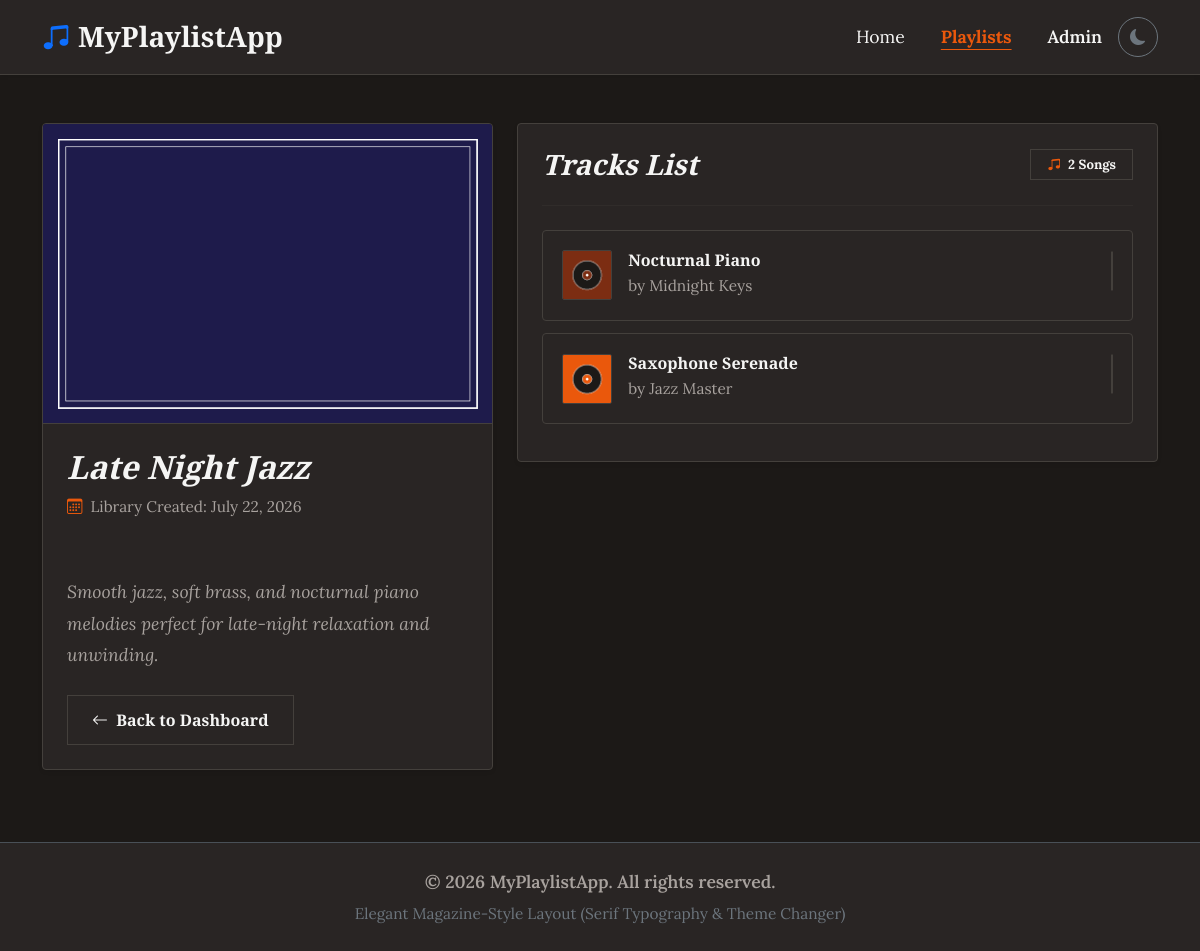
The page /playlists/4/ on the database its author committed.
### playlists/models.py (models this page shows, shortened)
class Playlist(models.Model):
    title = models.CharField(max_length=100)
    description = models.TextField()
    cover_image = models.ImageField(upload_to='covers/', blank=True, null=True)
    created_at = models.DateTimeField(auto_now_add=True)

class Song(models.Model):
    playlist = models.ForeignKey(Playlist, on_delete=models.CASCADE, related_name='songs')
    title = models.CharField(max_length=150)
    artist = models.CharField(max_length=100, blank=True, null=True)
    audio_file = models.FileField(upload_to='songs/')
    song_image = models.ImageField(upload_to='song_covers/', blank=True, null=True)
    created_at = models.DateTimeField(auto_now_add=True)

### playlists/views.py (the view)
# urls.py: path('playlists/<int:playlist_id>/', views.playlist_detail, name='playlist_detail'),
def playlist_detail(request, playlist_id):
    single_playlist = get_object_or_404(Playlist, id=playlist_id)
    context = {
        'playlist': single_playlist
    }
    return render(request, 'playlists/playlist_detail.html', context)

### playlists/templates/playlists/playlist_detail.html (shortened to what this page needs)
{% extends 'playlists/base.html' %}
{% block content %}
<div class="row g-4">
    <div class="col-lg-5">
        <div class="magazine-detail-card shadow-sm overflow-hidden mb-4">
            <div class="detail-img-container">
                {% if playlist.cover_image %}
                    <img src="{{ playlist.cover_image.url }}" alt="{{ playlist.title }}">
                {% else %}
                    <div class="d-flex flex-column align-items-center justify-content-center py-5 w-100" style="background-color: var(--track-bg);">
                        <i class="bi bi-music-note-beamed text-muted-custom display-1"></i>
                        <span class="text-muted-custom small mt-2">No Cover Image</span>
                    </div>
                {% endif %}
            </div>
            <div class="card-body p-4">
                <h2 class="fw-bold mb-2 text-primary-custom" style="font-style: italic;">{{ playlist.title }}</h2>
                <div class="text-muted-custom small mb-4 d-flex align-items-center">
                    <i class="bi bi-calendar3 me-2 text-brand-color"></i> Library Created: {{ playlist.created_at|date:"F d, Y" }}
                </div>
                <p class="text-muted-custom mb-4" style="line-height: 1.8; white-space: pre-line; font-style: italic;">
                    {{ playlist.description }}
                </p>
                <a href="{% url 'playlist_list' %}" class="btn btn-outline-magazine rounded-0 px-4">
                    <i class="bi bi-arrow-left me-1"></i> Back to Dashboard
                </a>
            </div>
        </div>
    </div>
    <div class="col-lg-7">
        <div class="magazine-detail-card p-4 shadow-sm">
            <div class="d-flex justify-content-between align-items-center mb-4">
                <h3 class="fw-bold mb-0 text-primary-custom" style="font-style: italic;">Tracks List</h3>
                <span class="badge border text-primary-custom rounded-0 px-3 py-2" style="border-color: var(--custom-border) !important; background-color: var(--track-bg);">
                    <i class="bi bi-music-note-beamed text-brand-color me-1"></i> {{ playlist.songs.count }} Songs
                </span>
            </div>
            <hr class="mb-4" style="border-color: var(--custom-border);">
            {% if playlist.songs.all %}
                <div class="tracks-container">
                    {% for song in playlist.songs.all %}
                        <div class="track-item-magazine d-flex flex-column flex-sm-row justify-content-between align-items-sm-center gap-3" onclick="togglePlay(event, this)" style="cursor: pointer;">
                            <div class="d-flex align-items-center">
                                {% if song.song_image %}
                                    <img src="{{ song.song_image.url }}" alt="{{ song.title }}" class="me-3" style="width: 50px; height: 50px; object-fit: cover; border: 1px solid var(--custom-border); border-radius: 2px;">
                                {% else %}
                                    <div class="text-brand-color rounded-0 d-flex align-items-center justify-content-center me-3" style="width: 50px; height: 50px; min-width: 50px; background-color: var(--custom-bg); border: 1px solid var(--custom-border);">
                                        <i class="bi bi-music-note fs-4"></i>
                                    </div>
                                {% endif %}
                                <div>
                                    <h6 class="fw-bold mb-0 text-primary-custom">{{ song.title }}</h6>
                                    {% if song.artist %}
                                        <span class="text-muted-custom small">by {{ song.artist }}</span>
                                    {% else %}
                                        <span class="text-muted-custom small">Unknown Artist</span>
                                    {% endif %}
                                </div>
                            </div>
                            <div>
                                <audio controls class="w-100" style="max-width: 285px;">
                                    <source src="{{ song.audio_file.url }}">
                                </audio>
                            </div>
                        </div>
                    {% endfor %}
                </div>
            {% endif %}
        </div>
    </div>
</div>
{% endblock %}

### playlists/static/playlists/css/style.css (style rules this page uses)
body { font-family: 'Lora', Georgia, serif; font-size: 1.1rem; line-height: 1.7; transition: background-color 0.3s ease, color 0.3s ease; }
h1, h2, h3, h4, h5, h6, .navbar-brand { font-family: 'Playfair Display', Times, serif; font-weight: 800; }
[data-bs-theme="dark"] { --custom-bg: #1c1917; --custom-card-bg: #292524; --custom-text-primary: #f5f5f4; --custom-text-secondary: #a8a29e; --custom-border: #44403c; --primary-color: #ea580c; --primary-hover: #f97316; --track-bg: #292524; --track-hover: #3e3a38; }
body { background-color: var(--custom-bg) !important; color: var(--custom-text-primary) !important; }
.btn-outline-magazine { background-color: transparent; color: var(--custom-text-primary) !important; border: 1px solid var(--custom-border); border-radius: 4px; padding: 0.75rem 2rem; font-family: 'Playfair Display', serif; font-weight: 700; transition: background-color 0.2s ease, border-color 0.2s ease; }
.magazine-detail-card { background-color: var(--custom-card-bg); border: 1px solid var(--custom-border); border-radius: 4px; }
.detail-img-container { max-height: 400px; overflow: hidden; border-bottom: 1px solid var(--custom-border); background-color: var(--track-bg); }
.detail-img-container img { width: 100%; height: 100%; object-fit: cover; }
.track-item-magazine { background-color: var(--track-bg); border: 1px solid var(--custom-border); border-radius: 4px; padding: 1.2rem; margin-bottom: 0.8rem; transition: background-color 0.2s ease, border-color 0.2s ease; }
audio { height: 40px; background-color: var(--custom-bg); border: 1px solid var(--custom-border); border-radius: 4px; }
.text-muted-custom { color: var(--custom-text-secondary) !important; }
.text-primary-custom { color: var(--custom-text-primary) !important; }
.text-brand-color { color: var(--primary-color) !important; }

### rows shown on the page
Playlist: cover_image (picture), title "Late Night Jazz", created_at "July 22, 2026", description "Smooth jazz, soft brass, and nocturnal piano melodies perfect for late-night relaxation and unwinding.", songs.count "2"
Song: song_image (picture), title "Nocturnal Piano", artist "Midnight Keys"
Song: song_image (picture), title "Saxophone Serenade", artist "Jazz Master"
